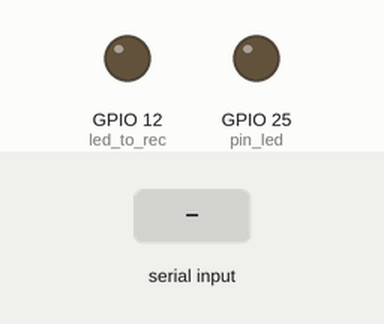
Recording of a sketch running on a simulated ESP32. Parts: output pins drawn as LEDs (lit = HIGH). The inputs (shaded band) are chosen by the test bench. WiFi joins after 1.5 s; servers stay silent unless stated; no MQTT or app messages arrive unless stated; the modem accepts every AT command (registered, SIM ready, sends succeed) and sends nothing else; what the sketch prints to the serial monitor is not drawn.

Above: at 7.7 s.
7.8 s: "90,45,200\n" received over the second serial link
At 8.85 s:
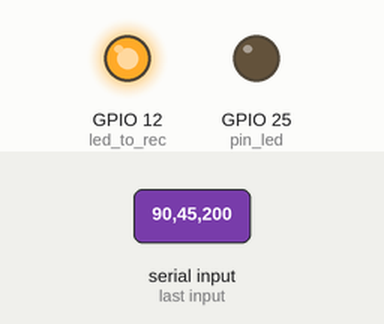
12.9 s: "90,45,200,10\n" received over the second serial link
At 14.9 s:
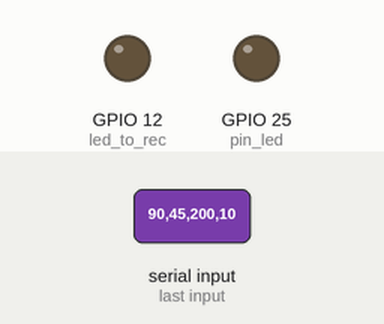
15.9 s: "30,150,10\n" received over the second serial link
At 18.26 s:
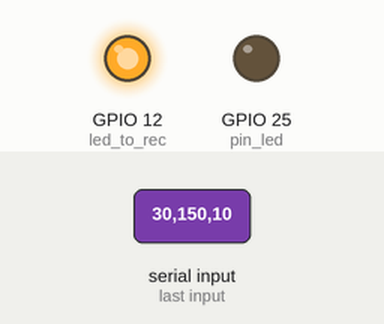
18.9 s: "30,150,10,200\n" received over the second serial link
At 21.26 s:
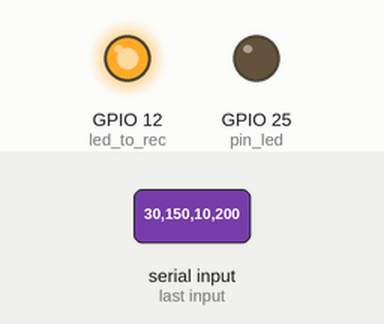
Timing chart, 0 to 22.9 s (numbered marks = the images above; inputs shaded):
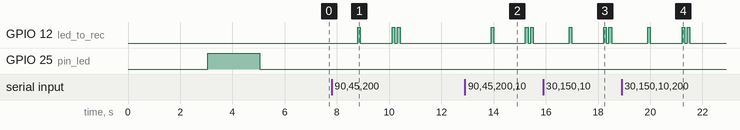

The sketch:

testefreeqrtos.ino
```cpp
///////////////////////////////////////////////////////////////////////////////////////////////////////////////////////////////////////////
// biblitoecas e variáveis para WIfi/MQTT
// #include <WiFi.h>
#include <PubSubClient.h>
#include <ArduinoJson.h>
#include <WiFiManager.h> // https://github.com/tzapu/WiFiManager -> para adicionar colocar login e senha

//-------------------------------------------
// Configurações da rede Wi-Fi (não necessário depois da library Wifimeneger)
// const char *ssid = "NOS-2E40";
// const char *password = "2TJA5RZ9";

// const char* ssid = "iPhone de Mateus";
// const char* password = "12345678";

// const char* ssid = "agents";
// const char* password = "QgC9O8VucAByqvVu5Rruv1zdpqM66cd23KG4ElV7vZiJND580bzYvaHqz5k07G2";
//-------------------------------------------

WiFiClient espClient;
int32_t rssi; // variavel para recever sinal RSSI wifi
// Configurações do broker MQTT
const char *mqttServer = "broker.mqtt-dashboard.com";
bool flag_mqtt = false; // flag para garantir envio do pacote.
const int mqttPort = 1883;
const char *mqttUser = "IPB";               // usuário topico
const char *mqttPassword = "noiottracker";  // senha topico
const char *topic = "IPB/TESTE/TRACKER/01"; // topico para enviar os pacotes
const char *topic2 = "IPB/TESTE/GATWAY/01"; // topico para enviar status gatway
const char *topic3 = "IPB/TESTE/GATWAY/01"; // topico para receber msg
char flat_network = false;                  // Flat devolvida pelo node-red
const char *msg_to_status_gatway = "1";     // variavel enviada para informar status da gatway
PubSubClient client(espClient);
int time_to_resend_msg_status_gatway = 30000; // tempo em que o esp reenvia ao BD seu status
char *RSSI_LoRA;

String jsonData = "";         // para receber json
DynamicJsonDocument doc(256); // Tamanho do buffer JSON
//---------------------------------------------------------
// Lora - Uart
#include <HardwareSerial.h>

#define rxLoRa 16
#define txLoRA 17

HardwareSerial lora(1); // objeto Lora
String incomingString;  // string que vai receber as informações

char end_to_send = '1'; // endereço do outro lora

char markers[12]; // = "ABCDEFGHIJK";  // J indica o fim da string
// char makers_with_T[] = "ABCDEFGHIJK"; //K indica o fim da string

char *data;                    // para armazenar as informações que chegam
char extractedStrings[12][20]; // 9 caracteres de A a I e tamanho suficiente para armazenar os valores
char utctime[25];              // vetor que vai receber time
char latlon[2][10];            // veotor para receber latitude e longitude
char last_data[] = "K";        // Caracter para conferir se o pacote é da memoria (UTC Time Format has a Z)
char find_gatway[] = "O";      // mensagem que device envia para encontrar gatway
void zerar_extractedStrings(); // para zerar a matriz
char type_data = 0;            // tipo de dado que está chegando [0] - atual; [1] - dado guardado
//---------------------------------------------------------
#include <Arduino.h>
// outos pinos do sistema
#define led_to_rec 12
// variaveis para função millis (mostrar "." enquanto nao recebe sinal);
unsigned int break_line = 60000;        // 60 segundos (tempo de reinício de função) (milis)
unsigned int time_to_show_point = 1000; //"." é mostrado a cada tempo (milis)
unsigned long time_break_line;          // variavel de controle
unsigned long time_show_msg;            // variavel de controle

///////////////////////////////////////////////////////////////////////////////////////////////////////////////////////////////////////////
// ja estava aqui
const uint8_t pin_led = 25;
// variaveis que indicam o núcleo
static uint8_t taskCoreZero = 0;
static uint8_t taskCoreOne = 1;
///////////////////////////////////////////////////////////////////////////////////////////////////////////////////////////////////////////

void setup(){
  ///////////////////////////////////////////////////////////////////////////////////////////////////////////////////////////////////////////
  //Lora
  Serial.begin(115200);                           // connect serial
  lora.begin(115200, SERIAL_8N1, rxLoRa, txLoRA); // connect lora  modulo
  lora.println("AT+ADDRESS?");                    // para conferir o endereco do modulo
  Serial.println(lora.readString());              // para conferir o endereco do modulo
  delay(20);
  lora.println("AT+BAND?");                    // para conferir a BANDA do modulo
  Serial.println(lora.readString());              // para conferir o BANDA do modulo
  delay(20);
  lora.println("AT+NETWORKID?");                    // para conferir o GRUPO do modulo
  Serial.println(lora.readString());              // para conferir o GRUPO do modulo
  //------------------------------------
  //Pins indicadores
  pinMode(pin_led, OUTPUT);
  digitalWrite(pin_led, HIGH);
  //------------------------------------
  // definições WIFI
  WiFi.mode(WIFI_STA);
  WiFiManager wm; // objeto do tipo wifimeneger
  // Gatway.resetSettings();
  bool res;
  // res = Gatway.autoConnect("Gatway_ESP32","biomasimo"); // password protected ap
  wm.setConfigPortalTimeout(30); // auto close configportal after n seconds
  res = wm.autoConnect("Gatway_ESP32","123456789"); // com senha para acessar o ESP
  if (!res){
    Serial.println("Failed to connect");
    // ESP.restart();
  }
  else{
    // if you get here you have connected to the WiFi
    Serial.println("connected...yeey :)");
    //Serial.println(WiFi.localIP());  // Mostrar o IP (wifi manager ja faz isso)
  }
  //------------------------------------
  // MQTT
  client.setServer(mqttServer, mqttPort); // define servidor e porta
  client.setCallback(callback);           // define callback para receber msg de confirmação
  //------------------------------------
  // outros pinos
  pinMode(led_to_rec, OUTPUT);
  digitalWrite(led_to_rec, LOW); // Desliga led
  //------------------------------------
  // millis para processos em loop
  time_break_line = millis();
  time_show_msg = millis();
  ///////////////////////////////////////////////////////////////////////////////////////////////////////////////////////////////////////////
  // Definicao das tarefas
    xTaskCreatePinnedToCore(
        publishMQTTtest,   /* função que implementa a tarefa */
        "coreTaskOne", /* nome da tarefa */
        2048,          /* número de palavras a serem alocadas para uso com a pilha da tarefa */
        NULL,          /* parâmetro de entrada para a tarefa (pode ser NULL) */
        1,             /* prioridade da tarefa (0 a N) */
        NULL,          /* referência para a tarefa (pode ser NULL) */
        taskCoreZero);  /* Núcleo que executará a tarefa */

    delay(500); // tempo para a tarefa iniciar
  //------------------------------------
    xTaskCreatePinnedToCore(
        debug_led,     /* função que implementa a tarefa */
        "coreTaskTwo", /* nome da tarefa */
        2048,          /* número de palavras a serem alocadas para uso com a pilha da tarefa */
        NULL,          /* parâmetro de entrada para a tarefa (pode ser NULL) */
        2,             /* prioridade da tarefa (0 a N) */
        NULL,          /* referência para a tarefa (pode ser NULL) */
        taskCoreZero);  /* Núcleo que executará a tarefa */
    delay(500); // tempo para a tarefa iniciar
  //------------------------------------
      xTaskCreatePinnedToCore(
        receiver_mqtt,   /* função que implementa a tarefa */
        "coreTaskThree", /* nome da tarefa */
        2048,          /* número de palavras a serem alocadas para uso com a pilha da tarefa */
        NULL,          /* parâmetro de entrada para a tarefa (pode ser NULL) */
        3,             /* prioridade da tarefa (0 a N) */
        NULL,          /* referência para a tarefa (pode ser NULL) */
        taskCoreOne); /* Núcleo que executará a tarefa */
    delay(500);        // tempo para a tarefa iniciar
  //------------------------------------
    xTaskCreatePinnedToCore(
        processing,   /* função que implementa a tarefa */
        "coreTaskFour", /* nome da tarefa */
        10000,          /* número de palavras a serem alocadas para uso com a pilha da tarefa */
        NULL,          /* parâmetro de entrada para a tarefa (pode ser NULL) */
        4,             /* prioridade da tarefa (0 a N) */
        NULL,          /* referência para a tarefa (pode ser NULL) */
        taskCoreOne); /* Núcleo que executará a tarefa */
    delay(500);        // tempo para a tarefa iniciar
  //------------------------------------
} // fim setup()

void loop(){} //não executa nada
///////////////////////////////////////////////////////////////////////////////////////////////////////////////////////////////////////////
// Tarefa 1
void publishMQTTtest (void *pcParameters){
  while(true){
      if (!client.connected()){
        reconnect();
      }
    client.loop();
    client.publish(topic2, msg_to_status_gatway);
    Serial.println("\nSTATUS GATWAY ENVIADO");
    vTaskDelay(time_to_resend_msg_status_gatway);
  }
}
///////////////////////////////////////////////////////////////////////////////////////////////////////////////////////////////////////////
// Tarefa 2
void debug_led (void *pvParameters){

  String taskMessage = "Task running on core ";
  taskMessage = taskMessage + xPortGetCoreID();

  int control = 0;
  while (true){
    if(WiFi.status() != WL_CONNECTED){
      digitalWrite(pin_led, HIGH);
      vTaskDelay(500);
      digitalWrite(pin_led, LOW);
    }
    else{
      digitalWrite(pin_led, LOW);
    }
    vTaskDelay(1000);
  }
}
///////////////////////////////////////////////////////////////////////////////////////////////////////////////////////////////////////////
// Tarefa 3
void receiver_mqtt(void *pvParameters){

  String taskMessage = "Task running on core ";
  taskMessage = taskMessage + xPortGetCoreID();

  while (true){
    if (!client.connected()){
      reconnect();
    }
    client.loop();
    vTaskDelay(1000);
  }
}

void callback(char* topic, byte* payload, unsigned int length) {
  Serial.print("Message arrived [");
  Serial.print(topic);
  Serial.print("] ");
  for (int i=0;i<length;i++) {
    Serial.print((char)payload[i]);
  }
  Serial.println();
}


///////////////////////////////////////////////////////////////////////////////////////////////////////////////////////////////////////////
// Tarefa 4
void processing(void *pvParameters){
  String taskMessage = "Task running on core ";
  taskMessage = taskMessage + xPortGetCoreID();
  while (true){
    //----------------------------------------------
    // mostra "." para indicar que está aguardando pacote LORA
    if (millis() - time_break_line >= break_line){
      // Reinicie o contador millis()
      Serial.print("\n"); // quera linha
      time_break_line = millis();
    }
    if (millis() - time_show_msg >= time_to_show_point){
      Serial.print(".");
      time_show_msg = millis();
    }
    if (lora.available()){
      Serial.println("\n========[PACOTE CHEGOU]=========="); // debug serial
      incomingString = lora.readString();
      Serial.println(incomingString);
      //----------------------------------------------
      toggleSerial(false); // Desliga a comunicação serial para não haver interrupções indesejadas
      //----------------------------------------------
      led_to_send(); // led para indicar que chegou algo
      //----------------------------------------------
      char dataArray[100];                        // vetor que vai receber string
      incomingString.toCharArray(dataArray, 100); // método para atribui string a vetor
      data = strtok(dataArray, ",");
      data = strtok(NULL, ",");
      data = strtok(NULL, ",");
      RSSI_LoRA = &*data; // para pegar o RSSI do sinal lora
      RSSI_LoRA = strtok(NULL, ",");
      // Serial.println(incomingString);
      Serial.println(data);

      //----------------------------------------------
      // Dividir data em pacotes
      type_data = 0; // tipo de dado pre estabelecido
      int i, j = 0, startPos = -1, count = 0;
      // conferir se há T no vetor

      for (i = 0; data[i] != '\0'; i++){
        if (strchr(find_gatway, data[i])){                // se device estver procurando o gatwat
          type_data = 1;                                  // flag para indicar que o pacote é passado
          break;
        }
        if (strchr(last_data, data[i])){ // exsitir "Z" no pacote o dado é passado
          sprintf(markers, "ABCDEFGHIK"); // atribui K como ultimo caracter (depois do horario)
          type_data = 2;                  // flag para indicar que o pacote é passado
          break;
        }
        else{

          type_data = 3;                 // flag para pacote em tempo real
          sprintf(markers, "ABCDEFGHI"); // caso contrario o pacote é em tempo real
        }
      }
      //----------------------------------------------
      if (type_data == 1){
        Serial.println("[Device procurando gatway]");
      }
      else // debug
        if (type_data == 2){
          Serial.println("[Pacote da memoria]");
        }
        else // debug
          if (type_data == 3){
            Serial.println("[Pacote atual]");
          } // debug
      //----------------------------------------------
      // pré processamento - lógica para quebrar o pacote em partes se pacote requiser isso
      if (type_data == 2 || type_data == 3){ // se o pacote for do tipo 2 ou 3
        for (i = 0; data[i] != '\0'; i++){
          if (strchr(markers, data[i])) // analisa se o caractere
          {
            { // se input contem markers
              if (startPos != -1)
                extractedStrings[count][j] = '\0';
              count++;
              j = 0;
            }
            extractedStrings[count][j++] = data[i];
            startPos = i;
          }
          else if (startPos != -1)
          {
            extractedStrings[count][j++] = data[i];
          }
        }
        //----------------------------------------------
        // Organizar formato de hora: 2023-10-05T11:30:44Z
        // Separar Lat e lon
        separate_lat_and_lon();
      }
      //------------------------------------
      // imprimir nível da conexão com Wifi
      rssi = WiFi.RSSI();
      Serial.print("Nível de sinal Wi-Fi: ");
      Serial.print(rssi);
      Serial.println(" dBm");
      for (int i = 0; i < count - 1; i++){ // -1 por que J não conta
        printf("dado %c: %s\n", extractedStrings[i + 1][0], extractedStrings[i + 1] + 1);
      }
      //------------------------------------------------------
      if (type_data == 2 || type_data == 3){
        doc["latitude"] = atof(latlon[0]);
        doc["longitude"] = atof(latlon[1]);
        doc["vel"] = atof(extractedStrings[2] + 1);
        doc["temperatura"] = atof(extractedStrings[3] + 1);
        doc["umidade"] = atof(extractedStrings[4] + 1);
        doc["X"] = atof(extractedStrings[5] + 1);
        doc["Y"] = atof(extractedStrings[6] + 1);
        doc["Z"] = atof(extractedStrings[7] + 1);
        doc["Bat_Perc"] = atof(extractedStrings[8] + 1);
      }
      if (type_data == 2){
        doc["time"] = atof(extractedStrings[9] + 1);
      }
      if (type_data == 1 || type_data == 2 || type_data == 3){
        doc["RSSI_LoRa"] = atof(RSSI_LoRA);
        doc["RSSI_WIFI"] = rssi;
      }
      /*
      // Serializar o objeto JSON em uma string
      if (incomingString.indexOf('\r') != -1) {
      Serial.println("Caracteres \\r encontrados na incomingString.");
      }
      */
      jsonData = "";
      serializeJson(doc, jsonData);
      Serial.println(jsonData);
      //---------------------------
      // confere conexão
      if (!client.connected())
      {
        reconnect();
      }
      client.loop();

      //-------------------------------------------
      // Publicar no tópico especificado
      if (client.publish(topic, jsonData.c_str())){ // encaminha json montado! QoS = 2
        Serial.println("Message published successfully");
        delay(200);
        flag_mqtt = true; // se foi publicado a mensagem de confirmação será enviada
      }
      else{
        Serial.println("Failed to publish message");
        // adicionar aqui o salvamento da mensagem
        delay(200);
        flag_mqtt = false; // se não foi publicado a mensagem de confirmação não será enviada
      }
      client.endPublish();        //finaliza publicação MQTT
      //-------------------------------------------
      zerar_extractedStrings(); // para zerar a matriz de dados
      Serial.println("string zerada");
      //-------------------------------------------
      if (flag_mqtt){
        send_confirmation(); // se o pacote foi publicado a mensagem de confirmação é enviada para o device
      }
      else{
        toggleSerial(true); // Liga a comunicação serial novamente
      }
      //-------------------------------------------
    }
  }
}

void separate_lat_and_lon(){
  strncpy(latlon[0], extractedStrings[1] + 1, 9);     //+1 para pular o caracter, 9 para recolher os 9 bytes de informação
  strncpy(latlon[1], extractedStrings[1] + 1 + 9, 9); //+1 para pular o caracter, 9 para recolher os 9 bytes de informação
}

void send_confirmation(){
  toggleSerial(true); // Liga a comunicação serial novamente
  Serial.println("Serial ligada");
  char conf[30]; // vetor para empacote mensagem de confirmacao
  sprintf(conf, "AT+SEND=%c,2,OK", end_to_send);
  Serial.println(conf); // mostra mensagem a ser enviada
  lora.println(conf);   // manda a mensagem de confirmacao de recebimento
  Serial.println("mandando mensagem de confirmação..");
  Serial.println(lora.readString()); // lê a resposta do módulo
  led_to_send();
  delay(100);
  led_to_send();
  Serial.println("[FIM DO PROCESSO] -> AGUARDAR NOVA MENSAGEM");
}

void led_to_send(){
  digitalWrite(led_to_rec, HIGH); // Liga Led
  delay(100);                     // tempo de led ligado
  digitalWrite(led_to_rec, LOW);  // Desliga led
}

void zerar_extractedStrings(){ // função para zerar string que armazena os dados
  int i, j;
  // zerar extractedStrings
  for (i = 0; i < 13; ++i){
    for (j = 0; j < 21; ++j){
      extractedStrings[i][j] = '\0';
    }
  }
  // zerar utctime
  for (i = 0; i < 26; i++){
    utctime[i] = '\0';
  }
  // zerar latlon
  for (i = 0; i < 3; i++){
    for (j = 0; j < 11; j++){
      latlon[i][j] = '\0';
    }
  }
  // zerando demais variáveis
  RSSI_LoRA = 0;
  rssi = 0;
  doc.clear(); // Isso apagará todo o conteúdo do documento
}

bool serialEnabled = true; // Variável de controle para a comunicação serial

void toggleSerial(bool enable){
  if (enable){
    lora.begin(115200, SERIAL_8N1, rxLoRa, txLoRA);
  }
  else{
    lora.end();
  }
}

void reconnect(){
  int cont_to_reset = 0;
  while (!client.connected()){
    client.setServer(mqttServer, mqttPort);
    Serial.println("\nConectando ao broker MQTT...");

    //if (client.connect("ESP32Client")){
    if (client.connect("ESP32Client", mqttUser, mqttPassword)){
      Serial.println("\nConectado");
      client.subscribe(topic3);
    }
    else{
      Serial.print("Falha na conexão - Estado: ");
      Serial.print(client.state());
      Serial.println(" Tentando novamente em 5 segundos");
      delay(5000);
      cont_to_reset++;
    }
    if (cont_to_reset >= 2){
      Serial.println("Não foi possivel reconectar ao Broker, reiniciando sistema");
      Serial.println("=======================================");
      ESP.restart();
    }
  }
}
```

Measured:
- after the input at 7.8 s, GPIO 12 (led_to_rec): goes HIGH 0.10 s, LOW 1.2 s, HIGH 0.10 s, LOW 0.10 s, HIGH 0.10 s, then LOW, starting after 1.0 s
- after the input at 12.9 s, GPIO 12 (led_to_rec): goes HIGH 0.10 s, LOW 1.2 s, HIGH 0.10 s, LOW 0.10 s, HIGH 0.10 s, then LOW, starting after 1.0 s
- after the input at 15.9 s, GPIO 12 (led_to_rec): goes HIGH 0.10 s, LOW 1.2 s, HIGH 0.10 s, LOW 0.10 s, HIGH 0.10 s, then LOW, starting after 1.0 s
- after the input at 18.9 s, GPIO 12 (led_to_rec): goes HIGH 0.10 s, LOW 1.2 s, HIGH 0.10 s, LOW 0.10 s, HIGH 0.10 s, then LOW, starting after 1.0 s
